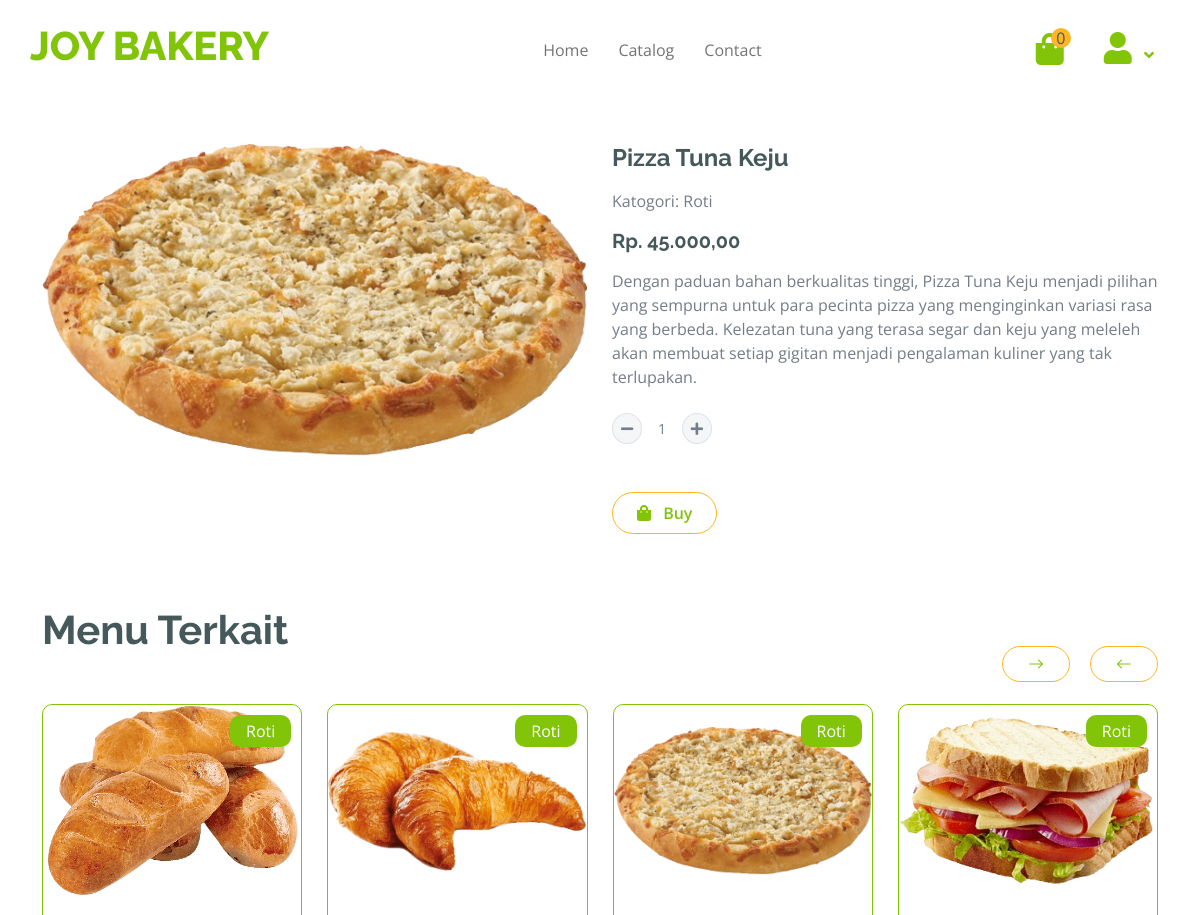
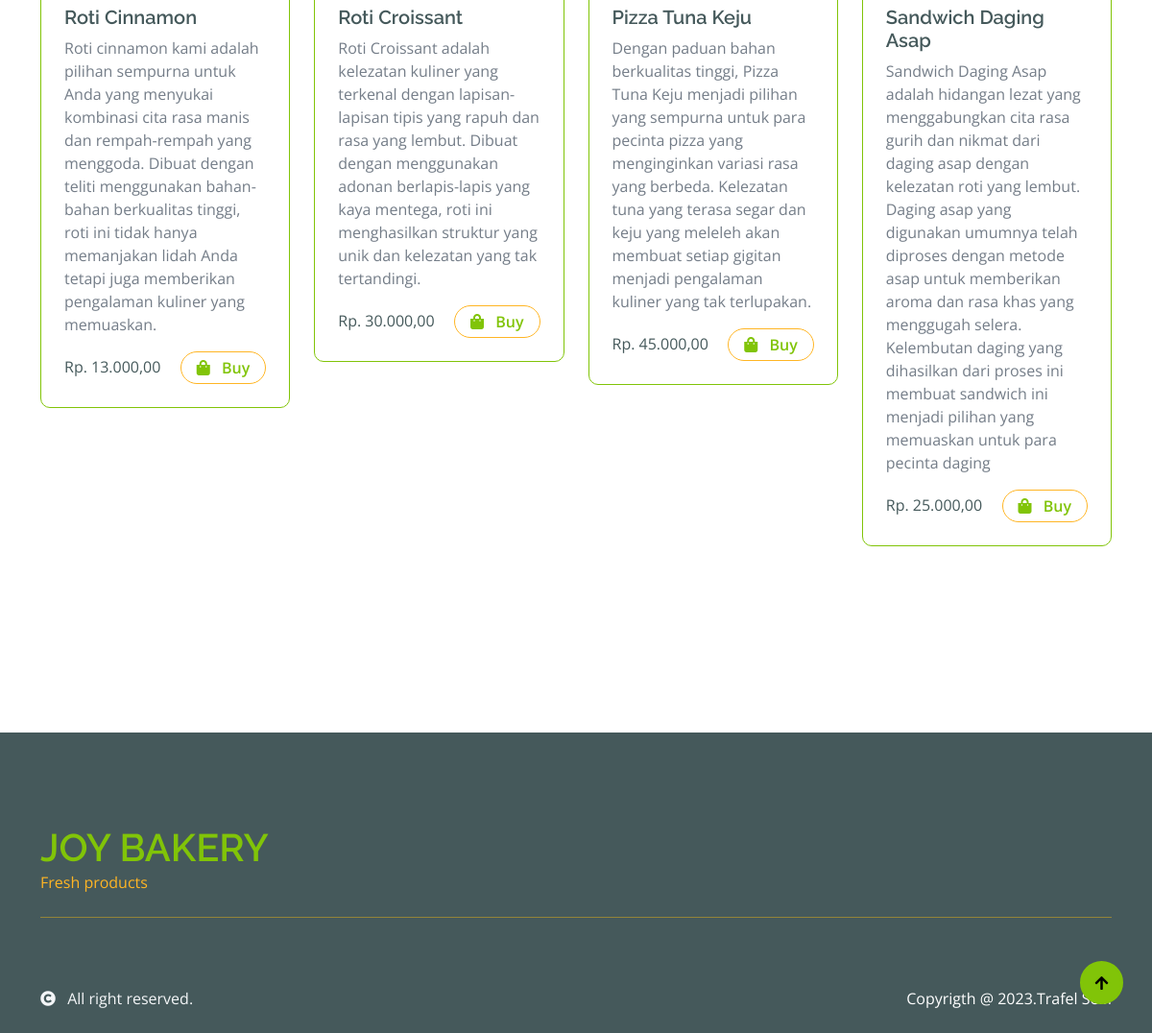
The page /details.php?id_produk=30 on the database its author committed (2 pictures, top to bottom).
### tables this page shows
CREATE TABLE `produk` (
  `id_produk` int(11) NOT NULL,
  `nama_produk` varchar(64) NOT NULL,
  `deskripsi_produk` text NOT NULL,
  `jenis_produk` varchar(64) NOT NULL,
  `stok` int(50) NOT NULL,
  `harga` int(50) NOT NULL,
  `gambar` varchar(64) NOT NULL,
  `best` tinyint(1) NOT NULL DEFAULT 0
);

### details.php (the view, shortened to what this page needs)
<?php
include("./db/conn.php");
$id_produk = $_GET['id_produk'];
$query = "SELECT * FROM produk WHERE id_produk = '$id_produk'";
$result = mysqli_query($conn, $query);
$id_details = mysqli_fetch_assoc($result);
$result = mysqli_query($conn, "SELECT * FROM produk");
$rows = [];
while ($row = mysqli_fetch_assoc($result)) {
    if ($row['jenis_produk'] == $id_details['jenis_produk']) {
        $rows[] = $row;
    }
}
?>
<?php include("./comp/header.php"); ?>
<?php include("./comp/navbar.php"); ?>
<div class="container-fluid py-5 mt-5">
    <div class="container py-5">
        <div class="row g-4 mb-5">
            <div class="col">
                <div class="row g-4">
                    <div class="col-lg-6">
                        <div class="">
                            <a href="#">
                                <img class="w-100" src="admin/asset/img/produk/<?= $id_details['gambar']; ?>"
                                    class="img-fluid rounded" alt="Image">
                            </a>
                        </div>
                    </div>
                    <div action="" class="col-lg-6">
                        <h4 class="fw-bold mb-3" id="namaProduk" :>
                            <?= $id_details['nama_produk']; ?>
                        </h4>
                        <p class="mb-3">Katogori:
                            <?= $id_details['jenis_produk']; ?>
                        </p>
                        <h5 class="fw-bold mb-3">Rp.
                            <?= number_format($id_details['harga'], 2, ",", ".") ?>
                        </h5>
                        <p class="mb-4">
                            <?= $id_details['deskripsi_produk']; ?>
                        </p>
                        <div class="input-group quantity mb-5" style="width: 100px;">
                            <div class="input-group-btn">
                                <button class="btn btn-sm btn-minus rounded-circle bg-light border">
                                    <i class="fa fa-minus"></i>
                                </button>
                            </div>
                            <input type="text" class="form-control form-control-sm text-center border-0
                            " value="1"
                                id="jumlahProduk">
                            <div class="input-group-btn">
                                <button class="btn btn-sm btn-plus rounded-circle bg-light border">
                                    <i class="fa fa-plus"></i>
                                </button>
                            </div>
                        </div>
                        <div bs-id="<?= $id_details['id_produk']; ?>"
                            class="btn border border-secondary rounded-pill px-4 py-2 mb-4 text-primary"
                            id="addPesanan"><i class="fa fa-shopping-bag me-2 text-primary"></i> Buy</div>
                    </div>
                </div>
            </div>
        </div>
        <h1 class="fw-bold mb-0">Menu Terkait</h1>
        <div class="vesitable">
            <div class="owl-carousel vegetable-carousel justify-content-center">
                <?php foreach ($rows as $produk): ?>
                    <div class="border border-primary rounded position-relative vesitable-item">
                        <div class="vesitable-img">
                            <img src="admin/asset/img/produk/<?= $produk['gambar']; ?>" class="img-fluid w-100 rounded-top" alt="">
                        </div>
                        <div class="text-white bg-primary px-3 py-1 rounded position-absolute"
                            style="top: 10px; right: 10px;object-fit:cover;">
                            <?= $produk['jenis_produk']; ?>
                        </div>
                        <div class="p-4 pb-0 rounded-bottom">
                            <h5>
                                <?= $produk['nama_produk']; ?>
                            </h5>
                            <p>
                                <?= $produk['deskripsi_produk']; ?>
                            </p>
                            <div class="d-flex justify-content-between flex-lg-wrap">
                                <div class="text-dark mt-1">Rp.
                                    <?= number_format($produk['harga'], 2, ",", ".") ?>
                                </div>
                                <a href="./details.php?id_produk=<?= $produk['id_produk']; ?>"
                                    class="btn border border-secondary rounded-pill px-3 py-1 mb-4 text-primary"><i
                                        class="fa fa-shopping-bag me-2 text-primary"></i> Buy</a>
                            </div>
                        </div>
                    </div>
                <?php endforeach; ?>
            </div>
        </div>
    </div>
</div>
<?php include("./comp/footer.php"); ?>

### css/style.css (style rules this page uses)
.btn { font-weight: 600; transition: .5s; }
.btn.border-secondary { transition: 0.5s; }
.vesitable .vesitable-item { height: 100%; transition: 0.5s; }
.vesitable .vesitable-item .vesitable-img { overflow: hidden; transition: 0.5s; border-radius: 10px 10px 0 0; height: 12em; }
.vesitable .vesitable-item .vesitable-img img { transition: 0.5s; height: 100%; object-fit: contain; }

### rows shown on the page
produk: gambar (picture), nama_produk "Pizza Tuna Keju", jenis_produk "Roti", harga "45.000,00", deskripsi_produk "Dengan paduan bahan berkualitas tinggi, Pizza Tuna Keju menjadi pilihan yang sempurna untuk para pecinta pizza yang menginginkan variasi rasa yang berbeda. Kelezatan tuna yang terasa segar dan keju yang meleleh akan membuat setiap gigitan menjadi pengalaman kuliner yang tak terlupakan."
produk: gambar (picture), jenis_produk "Roti", nama_produk "Roti Cinnamon", deskripsi_produk "Roti cinnamon kami adalah pilihan sempurna untuk Anda yang menyukai kombinasi cita rasa manis dan rempah-rempah yang menggoda. Dibuat dengan teliti menggunakan bahan-bahan berkualitas tinggi, roti ini tidak hanya memanjakan lidah Anda tetapi juga memberikan pengalaman kuliner yang memuaskan.", harga "13.000,00"
produk: gambar (picture), jenis_produk "Roti", nama_produk "Roti Croissant", deskripsi_produk "Roti Croissant adalah kelezatan kuliner yang terkenal dengan lapisan-lapisan tipis yang rapuh dan rasa yang lembut. Dibuat dengan menggunakan adonan berlapis-lapis yang kaya mentega, roti ini menghasilkan struktur yang unik dan kelezatan yang tak tertandingi.", harga "30.000,00"
produk: gambar (picture), jenis_produk "Roti", nama_produk "Sandwich Daging Asap", deskripsi_produk "Sandwich Daging Asap adalah hidangan lezat yang menggabungkan cita rasa gurih dan nikmat dari daging asap dengan kelezatan roti yang lembut. Daging asap yang digunakan umumnya telah diproses dengan metode asap untuk memberikan aroma dan rasa khas yang menggugah selera. Kelembutan daging yang dihasilkan dari proses ini membuat sandwich ini menjadi pilihan yang memuaskan untuk para pecinta daging", harga "25.000,00"
